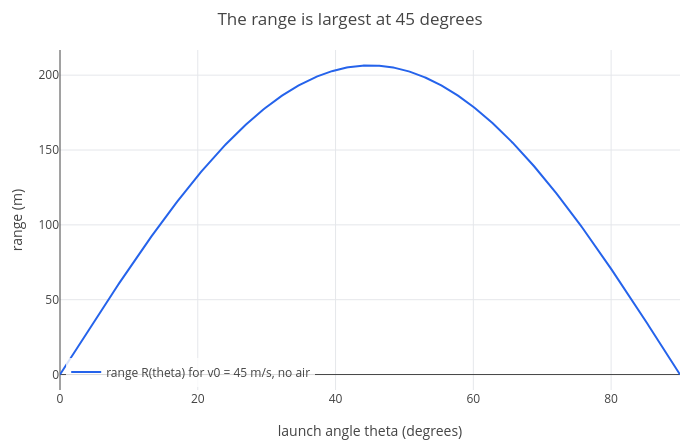

Notebook code for this chart:
### Markdown cell above
194 m, as promised in the introduction. The range is largest when $\sin 2\theta = 1$, at 45 degrees:

### Code cell
p = plot(45^2*sin(2*a*pi/180)/9.80665, a, 0, 90);
labels(title(legend(p, "range R(theta) for v0 = 45 m/s, no air"), "The range is largest at 45 degrees"), "launch angle theta (degrees)", "range (m)")

### Figure 1 — Plotly figure (JSON) as saved in the notebook; plotly's stock layout.template omitted (floating-point values rounded to 4 significant figures; data arrays with more than 128 entries replaced by an {"elided": "..."} marker saying what was removed)
{"data": [{"line": {"color": "#2563eb", "width": 2}, "mode": "lines", "name": "range R(theta) for v0 = 45 m/s, no air", "type": "scatter", "x": {"elided": "402 float values"}, "y": {"elided": "402 float values"}}], "layout": {"height": 440, "legend": {"bgcolor": "rgba(255,255,255,0.8)", "x": 0.01, "xanchor": "left", "y": 0.01, "yanchor": "bottom"}, "margin": {"b": 50, "l": 60, "r": 20, "t": 50}, "showlegend": true, "title": {"text": "The range is largest at 45 degrees"}, "width": 700, "xaxis": {"title": {"text": "launch angle theta (degrees)"}, "zeroline": true}, "yaxis": {"range": [-10.32, 216.8], "title": {"text": "range (m)"}, "zeroline": true}}}
